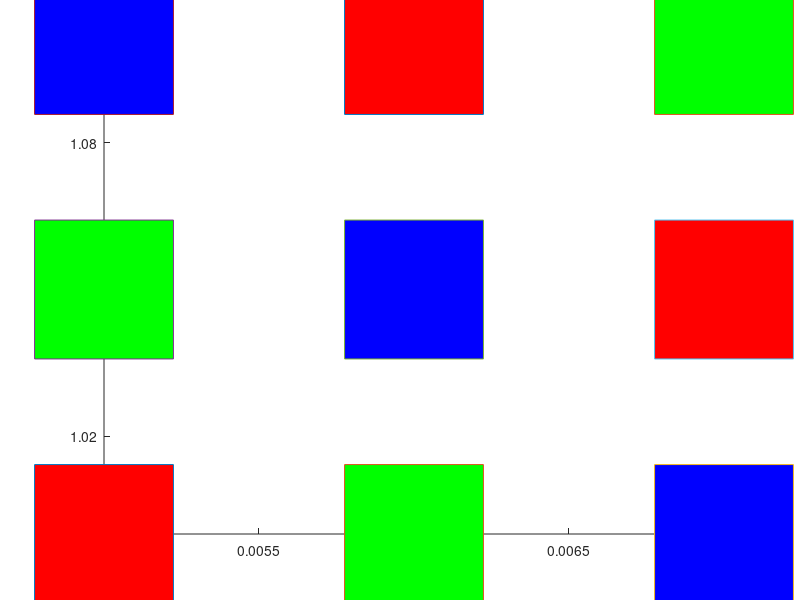
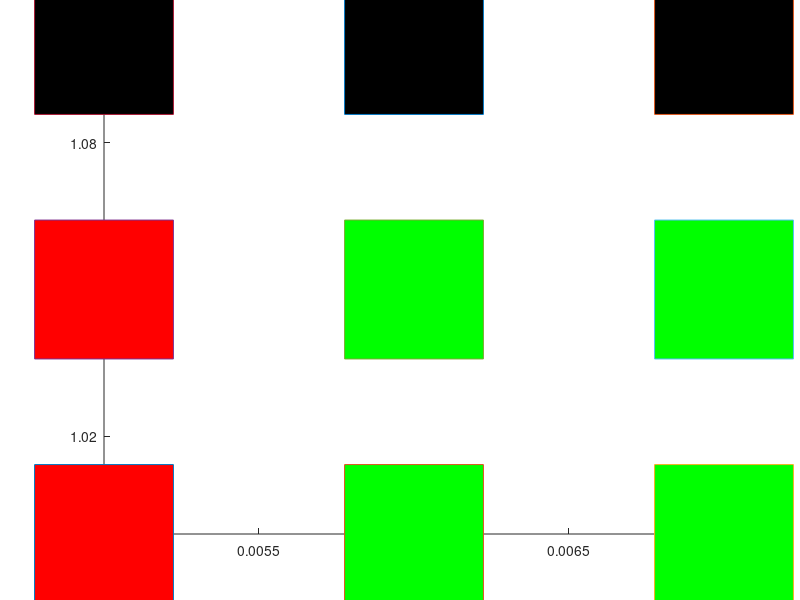

These charts were generated, in order, by the following MATLAB code:
clc;
clear;
T=9;
rd=2;
sigma_initial=0.05;
alpha_initial=0.9;
number_of_vectors=9;
number_of_neuorn_inputs=27;
neighbour_radius_initial=number_of_vectors/2;

%{
    for v=1:9 %number of input neuorns 
       for x=1:3
       l=input('x ');
        I(x,v)=l;
        
       end
       
end

disp(I)
%}
%%
% * * *BOLD TEXT* * *
    

     I=[1 0 0 0 0 1 0 1 0; 0 1 0 1 0 0 0 0 1;0 0 1 0 1 0 1 0 0 ];
figure(1);
title('before clustering');
hold on;

plot(0.005,1,'-s','MarkerSize',100,...
    'MarkerFaceColor',[ I(1,1) I(2,1) I(3,1)]);

plot(0.006,1,'-s','MarkerSize',100,...
    'MarkerFaceColor',[I(1,2) I(2,2) I(3,2)]);

plot(0.007,1,'-s','MarkerSize',100,...
    'MarkerFaceColor',[I(1,3) I(2,3) I(3,3)]);

plot(0.005,1.05,'-s','MarkerSize',100,...
    'MarkerFaceColor',[I(1,4) I(2,4) I(3,4)]);

plot(0.006,1.05,'-s','MarkerSize',100,...
    'MarkerFaceColor',[I(1,5) I(2,5) I(3,5)]);

plot(0.007,1.05,'-s','MarkerSize',100,...
    'MarkerFaceColor',[I(1,6) I(2,6) I(3,6)]);

plot(0.005,1.1,'-s','MarkerSize',100,...
    'MarkerFaceColor',[I(1,7) I(2,7) I(3,7)]);

plot(0.006,1.1,'-s','MarkerSize',100,...
    'MarkerFaceColor',[I(1,8) I(2,8) I(3,8)]);

plot(0.007,1.1,'-s','MarkerSize',100,...
    'MarkerFaceColor',[I(1,9) I(2,9) I(3,9)]);
 
hold off;

    

    R=[0.1 0.5 0.9;0.5 0.2 0.7;0.2 0.9 0.5];
    G=[0.4 0.8 0.8; 0.3 0.7 0.6;0.5 0.3 0.3];
    B=[0.7 0.4 0.2; 0.8 0.5 0.1;0.9 0.3 0.4];
    
    
    
for t=1:T
    alpha=alpha_initial*exp((1-t)/T);
    sigma=sigma_initial*exp((1-t)/(T));
    max_neighbour_radius=round(neighbour_radius_initial*exp((1-t)/(T)));
   
    for n=1:9
        for i=1:3
            for j=1:3
                D(i,j)=sqrt((I(1,n)-R(i,j))^2+(I(2,n)-R(i,j))^2+(I(3,n)-R(i,j))^2);
                
            end
        end
        disp('this is differences matrix');
        disp(D);
        min=D(1,1);
        for i=1:3
            for j=1:3
                if(j+1==4)
                      if ((D(i,j)<=D(i,j-1)) && (D(i,j)<=min))
                          min=D(i,j);
                          m=i;
                          c=j;
                          
                      end
                
                elseif ((j-1>=1))
                 if ((D(i,j)<=D(i,j-1)) && (D(i,j)<=min) && (D(i,j)<=D(i,j+1)))
                          min=D(i,j);
                          m=i;
                          c=j;
                          
                 end
                elseif ((i-1>=1))
                     if ((D(i,j)<=D(i,j+1)) && (D(i,j)<=min) && (D(i,j)<=D(i-1,j)))
                          min=D(i,j);
                          m=i;
                          c=j;
                          
                      end
            end 
                  end
        end
        
          % update the winning neuron
       % e_factor = exp(-((m-m).^2+(c-c).^2)/2*sigma);
       R(m,c)=R(m,c)+alpha*(I(1,n)-R(m,c));
       G(m,c)=G(m,c)+alpha*(I(2,n)-G(m,c));
       B(m,c)=B(m,c)+alpha*(I(3,n)-B(m,c));
       
        % update the neighbour neurons
       for neighbour_radius=1:1:max_neighbour_radius
            jj1=m - neighbour_radius;
            jj2=c;
            if (jj1>=1) % to stay in the matrix
                e_factor = exp(-((m-jj1).^2+(c-jj2).^2)/2*sigma^2);
                R(jj1,jj2)=R(jj1,jj2) + alpha * e_factor * (I(1,n)-R(jj1,jj2));
                G(jj1,jj2)=G(jj1,jj2) + alpha * e_factor * (I(2,n)-G(jj1,jj2));
                B(jj1,jj2)=B(jj1,jj2) + alpha * e_factor * (I(3,n)-B(jj1,jj2));
            end
            jj1=m + neighbour_radius;
            jj2=c;
            if (jj1<=3) % to stay in the matrix
                e_factor = exp(-((m-jj1).^2+(c-jj2).^2)/2*sigma^2);
                  R(jj1,jj2)=R(jj1,jj2) + alpha * e_factor * (I(1,n)-R(jj1,jj2));
                G(jj1,jj2)=G(jj1,jj2) + alpha * e_factor * (I(2,n)-G(jj1,jj2));
                B(jj1,jj2)=B(jj1,jj2) + alpha * e_factor * (I(3,n)-B(jj1,jj2));
            end
            jj1=m;
            jj2=c - neighbour_radius;
            if (jj2>=1) % to stay in the matrix
              e_factor = exp(-((m-jj1).^2+(c-jj2).^2)/2*sigma^2);
                 R(jj1,jj2)=R(jj1,jj2) + alpha * e_factor * (I(1,n)-R(jj1,jj2));
                G(jj1,jj2)=G(jj1,jj2) + alpha * e_factor * (I(2,n)-G(jj1,jj2));
                B(jj1,jj2)=B(jj1,jj2) + alpha * e_factor * (I(3,n)-B(jj1,jj2));
            end
            jj1=m;
            jj2=c + neighbour_radius;
            if (jj2<=3) % to stay in the matrix
                e_factor = exp(-((m-jj1).^2+(c-jj2).^2)/2*sigma^2);
                 R(jj1,jj2)=R(jj1,jj2) + alpha * e_factor * (I(1,n)-R(jj1,jj2));
                G(jj1,jj2)=G(jj1,jj2) + alpha * e_factor * (I(2,n)-G(jj1,jj2));
                B(jj1,jj2)=B(jj1,jj2) + alpha * e_factor * (I(3,n)-B(jj1,jj2));
            end
       end 
       

    end
   
end
disp(D);
  disp(I);

disp('this is red');
disp(R);
disp('this is G');
disp(G);
disp('this is B');
disp(B);
 RED=round(R);
GREEN=round(G);
BLUE=round(B);
disp(RED);
disp(GREEN);
disp(BLUE);
        figure(2);
title('after clusering');
hold on;

plot(0.005,1,'-s','MarkerSize',100,...
    'MarkerFaceColor',[ RED(1,1) GREEN(1,1) BLUE(1,1)]);

plot(0.006,1,'-s','MarkerSize',100,...
    'MarkerFaceColor',[RED(1,2) GREEN(1,2) BLUE(1,2)]);

plot(0.007,1,'-s','MarkerSize',100,...
    'MarkerFaceColor',[RED(1,3) GREEN(1,3) BLUE(1,3)]);

plot(0.005,1.05,'-s','MarkerSize',100,...
    'MarkerFaceColor',[RED(2,1) GREEN(2,1) BLUE(2,1)]);

plot(0.006,1.05,'-s','MarkerSize',100,...
    'MarkerFaceColor',[RED(2,2) GREEN(2,2) BLUE(2,2)]);

plot(0.007,1.05,'-s','MarkerSize',100,...
    'MarkerFaceColor',[RED(2,3) GREEN(2,3) BLUE(2,3)]);

plot(0.005,1.1,'-s','MarkerSize',100,...
    'MarkerFaceColor',[RED(3,1) GREEN(3,1) BLUE(3,1)]);

plot(0.006,1.1,'-s','MarkerSize',100,...
    'MarkerFaceColor',[RED(3,2) GREEN(3,2) BLUE(3,2)]);

plot(0.007,1.1,'-s','MarkerSize',100,...
    'MarkerFaceColor',[RED(3,3) GREEN(3,3) BLUE(3,3)]);
 
hold off;

